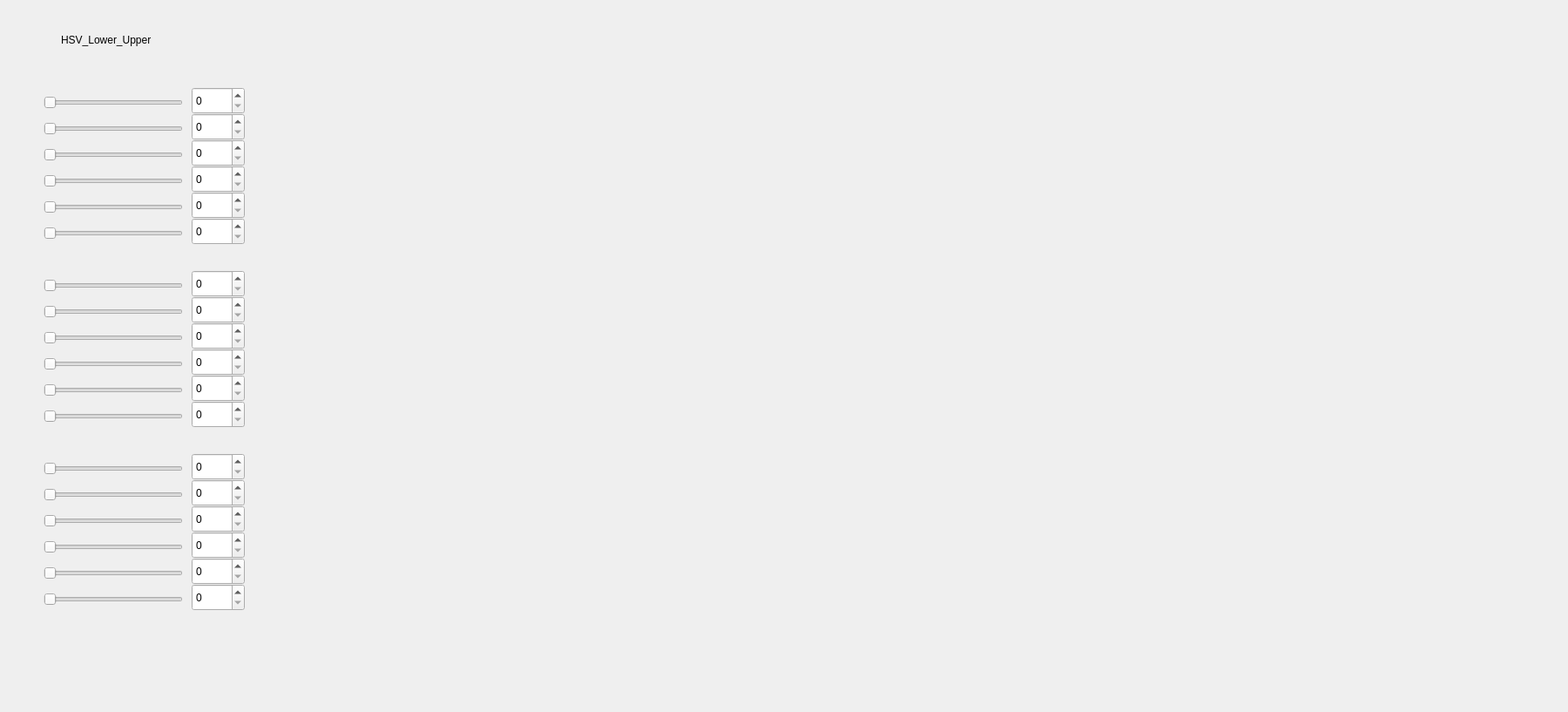
<?xml version="1.0" encoding="UTF-8"?>
<ui version="4.0">
 <class>MainWindowDesign</class>
 <widget class="QMainWindow" name="MainWindowDesign">
  <property name="geometry">
   <rect>
    <x>0</x>
    <y>0</y>
    <width>1800</width>
    <height>817</height>
   </rect>
  </property>
  <property name="windowTitle">
   <string>QRosApp</string>
  </property>
  <property name="windowIcon">
   <iconset>
    <normaloff>:/images/icon.png</normaloff>:/images/icon.png</iconset>
  </property>
  <property name="locale">
   <locale language="English" country="Australia"/>
  </property>
  <widget class="QWidget" name="centralwidget">
   <widget class="QLabel" name="label">
    <property name="geometry">
     <rect>
      <x>70</x>
      <y>20</y>
      <width>151</width>
      <height>51</height>
     </rect>
    </property>
    <property name="styleSheet">
     <string notr="true">font: 75 12pt &quot;Ubuntu&quot;;
color: rgb(0, 0, 0);</string>
    </property>
    <property name="text">
     <string>HSV_Lower_Upper</string>
    </property>
   </widget>
   <widget class="QSlider" name="sl_v_lower_1">
    <property name="geometry">
     <rect>
      <x>50</x>
      <y>230</y>
      <width>160</width>
      <height>16</height>
     </rect>
    </property>
    <property name="maximum">
     <number>255</number>
    </property>
    <property name="orientation">
     <enum>Qt::Horizontal</enum>
    </property>
   </widget>
   <widget class="QSlider" name="sl_s_upper_1">
    <property name="geometry">
     <rect>
      <x>50</x>
      <y>200</y>
      <width>160</width>
      <height>16</height>
     </rect>
    </property>
    <property name="layoutDirection">
     <enum>Qt::LeftToRight</enum>
    </property>
    <property name="maximum">
     <number>255</number>
    </property>
    <property name="orientation">
     <enum>Qt::Horizontal</enum>
    </property>
   </widget>
   <widget class="QSpinBox" name="sp_h_upper_1">
    <property name="geometry">
     <rect>
      <x>220</x>
      <y>130</y>
      <width>61</width>
      <height>31</height>
     </rect>
    </property>
    <property name="maximum">
     <number>180</number>
    </property>
   </widget>
   <widget class="QSpinBox" name="sp_v_upper_1">
    <property name="geometry">
     <rect>
      <x>220</x>
      <y>250</y>
      <width>61</width>
      <height>31</height>
     </rect>
    </property>
    <property name="layoutDirection">
     <enum>Qt::LeftToRight</enum>
    </property>
    <property name="maximum">
     <number>255</number>
    </property>
   </widget>
   <widget class="QSpinBox" name="sp_s_lower_1">
    <property name="geometry">
     <rect>
      <x>220</x>
      <y>160</y>
      <width>61</width>
      <height>31</height>
     </rect>
    </property>
    <property name="maximum">
     <number>255</number>
    </property>
   </widget>
   <widget class="QSlider" name="sl_h_lower_1">
    <property name="geometry">
     <rect>
      <x>50</x>
      <y>110</y>
      <width>160</width>
      <height>16</height>
     </rect>
    </property>
    <property name="maximum">
     <number>180</number>
    </property>
    <property name="orientation">
     <enum>Qt::Horizontal</enum>
    </property>
   </widget>
   <widget class="QSlider" name="sl_s_lower_1">
    <property name="geometry">
     <rect>
      <x>50</x>
      <y>170</y>
      <width>160</width>
      <height>16</height>
     </rect>
    </property>
    <property name="layoutDirection">
     <enum>Qt::LeftToRight</enum>
    </property>
    <property name="maximum">
     <number>255</number>
    </property>
    <property name="orientation">
     <enum>Qt::Horizontal</enum>
    </property>
   </widget>
   <widget class="QSpinBox" name="sp_s_upper_1">
    <property name="geometry">
     <rect>
      <x>220</x>
      <y>190</y>
      <width>61</width>
      <height>31</height>
     </rect>
    </property>
    <property name="maximum">
     <number>255</number>
    </property>
   </widget>
   <widget class="QSlider" name="sl_h_upper_1">
    <property name="geometry">
     <rect>
      <x>50</x>
      <y>140</y>
      <width>160</width>
      <height>16</height>
     </rect>
    </property>
    <property name="layoutDirection">
     <enum>Qt::LeftToRight</enum>
    </property>
    <property name="maximum">
     <number>180</number>
    </property>
    <property name="orientation">
     <enum>Qt::Horizontal</enum>
    </property>
   </widget>
   <widget class="QSpinBox" name="sp_v_lower_1">
    <property name="geometry">
     <rect>
      <x>220</x>
      <y>220</y>
      <width>61</width>
      <height>31</height>
     </rect>
    </property>
    <property name="maximum">
     <number>255</number>
    </property>
   </widget>
   <widget class="QSpinBox" name="sp_h_lower_1">
    <property name="geometry">
     <rect>
      <x>220</x>
      <y>100</y>
      <width>61</width>
      <height>31</height>
     </rect>
    </property>
    <property name="maximum">
     <number>180</number>
    </property>
   </widget>
   <widget class="QSlider" name="sl_v_upper_1">
    <property name="geometry">
     <rect>
      <x>50</x>
      <y>260</y>
      <width>160</width>
      <height>16</height>
     </rect>
    </property>
    <property name="layoutDirection">
     <enum>Qt::LeftToRight</enum>
    </property>
    <property name="maximum">
     <number>255</number>
    </property>
    <property name="orientation">
     <enum>Qt::Horizontal</enum>
    </property>
   </widget>
   <widget class="QSpinBox" name="sp_h_lower_2">
    <property name="geometry">
     <rect>
      <x>220</x>
      <y>310</y>
      <width>61</width>
      <height>31</height>
     </rect>
    </property>
    <property name="maximum">
     <number>180</number>
    </property>
   </widget>
   <widget class="QSpinBox" name="sp_h_upper_2">
    <property name="geometry">
     <rect>
      <x>220</x>
      <y>340</y>
      <width>61</width>
      <height>31</height>
     </rect>
    </property>
    <property name="maximum">
     <number>180</number>
    </property>
   </widget>
   <widget class="QSlider" name="sl_v_upper_2">
    <property name="geometry">
     <rect>
      <x>50</x>
      <y>470</y>
      <width>160</width>
      <height>16</height>
     </rect>
    </property>
    <property name="layoutDirection">
     <enum>Qt::LeftToRight</enum>
    </property>
    <property name="maximum">
     <number>255</number>
    </property>
    <property name="orientation">
     <enum>Qt::Horizontal</enum>
    </property>
   </widget>
   <widget class="QSlider" name="sl_v_lower_2">
    <property name="geometry">
     <rect>
      <x>50</x>
      <y>440</y>
      <width>160</width>
      <height>16</height>
     </rect>
    </property>
    <property name="maximum">
     <number>255</number>
    </property>
    <property name="orientation">
     <enum>Qt::Horizontal</enum>
    </property>
   </widget>
   <widget class="QSlider" name="sl_s_lower_2">
    <property name="geometry">
     <rect>
      <x>50</x>
      <y>380</y>
      <width>160</width>
      <height>16</height>
     </rect>
    </property>
    <property name="layoutDirection">
     <enum>Qt::LeftToRight</enum>
    </property>
    <property name="maximum">
     <number>255</number>
    </property>
    <property name="orientation">
     <enum>Qt::Horizontal</enum>
    </property>
   </widget>
   <widget class="QSpinBox" name="sp_v_upper_2">
    <property name="geometry">
     <rect>
      <x>220</x>
      <y>460</y>
      <width>61</width>
      <height>31</height>
     </rect>
    </property>
    <property name="layoutDirection">
     <enum>Qt::LeftToRight</enum>
    </property>
    <property name="maximum">
     <number>255</number>
    </property>
   </widget>
   <widget class="QSlider" name="sl_h_lower_2">
    <property name="geometry">
     <rect>
      <x>50</x>
      <y>320</y>
      <width>160</width>
      <height>16</height>
     </rect>
    </property>
    <property name="maximum">
     <number>180</number>
    </property>
    <property name="orientation">
     <enum>Qt::Horizontal</enum>
    </property>
   </widget>
   <widget class="QSpinBox" name="sp_v_lower_2">
    <property name="geometry">
     <rect>
      <x>220</x>
      <y>430</y>
      <width>61</width>
      <height>31</height>
     </rect>
    </property>
    <property name="maximum">
     <number>255</number>
    </property>
   </widget>
   <widget class="QSlider" name="sl_s_upper_2">
    <property name="geometry">
     <rect>
      <x>50</x>
      <y>410</y>
      <width>160</width>
      <height>16</height>
     </rect>
    </property>
    <property name="layoutDirection">
     <enum>Qt::LeftToRight</enum>
    </property>
    <property name="maximum">
     <number>255</number>
    </property>
    <property name="orientation">
     <enum>Qt::Horizontal</enum>
    </property>
   </widget>
   <widget class="QSpinBox" name="sp_s_upper_2">
    <property name="geometry">
     <rect>
      <x>220</x>
      <y>400</y>
      <width>61</width>
      <height>31</height>
     </rect>
    </property>
    <property name="maximum">
     <number>255</number>
    </property>
   </widget>
   <widget class="QSlider" name="sl_h_upper_2">
    <property name="geometry">
     <rect>
      <x>50</x>
      <y>350</y>
      <width>160</width>
      <height>16</height>
     </rect>
    </property>
    <property name="layoutDirection">
     <enum>Qt::LeftToRight</enum>
    </property>
    <property name="maximum">
     <number>180</number>
    </property>
    <property name="orientation">
     <enum>Qt::Horizontal</enum>
    </property>
   </widget>
   <widget class="QSpinBox" name="sp_s_lower_2">
    <property name="geometry">
     <rect>
      <x>220</x>
      <y>370</y>
      <width>61</width>
      <height>31</height>
     </rect>
    </property>
    <property name="maximum">
     <number>255</number>
    </property>
   </widget>
   <widget class="QSpinBox" name="sp_h_lower_3">
    <property name="geometry">
     <rect>
      <x>220</x>
      <y>520</y>
      <width>61</width>
      <height>31</height>
     </rect>
    </property>
    <property name="maximum">
     <number>180</number>
    </property>
   </widget>
   <widget class="QSpinBox" name="sp_h_upper_3">
    <property name="geometry">
     <rect>
      <x>220</x>
      <y>550</y>
      <width>61</width>
      <height>31</height>
     </rect>
    </property>
    <property name="maximum">
     <number>180</number>
    </property>
   </widget>
   <widget class="QSlider" name="sl_v_upper_3">
    <property name="geometry">
     <rect>
      <x>50</x>
      <y>680</y>
      <width>160</width>
      <height>16</height>
     </rect>
    </property>
    <property name="layoutDirection">
     <enum>Qt::LeftToRight</enum>
    </property>
    <property name="maximum">
     <number>255</number>
    </property>
    <property name="orientation">
     <enum>Qt::Horizontal</enum>
    </property>
   </widget>
   <widget class="QSlider" name="sl_v_lower_3">
    <property name="geometry">
     <rect>
      <x>50</x>
      <y>650</y>
      <width>160</width>
      <height>16</height>
     </rect>
    </property>
    <property name="maximum">
     <number>255</number>
    </property>
    <property name="orientation">
     <enum>Qt::Horizontal</enum>
    </property>
   </widget>
   <widget class="QSlider" name="sl_s_lower_3">
    <property name="geometry">
     <rect>
      <x>50</x>
      <y>590</y>
      <width>160</width>
      <height>16</height>
     </rect>
    </property>
    <property name="layoutDirection">
     <enum>Qt::LeftToRight</enum>
    </property>
    <property name="maximum">
     <number>255</number>
    </property>
    <property name="orientation">
     <enum>Qt::Horizontal</enum>
    </property>
   </widget>
   <widget class="QSpinBox" name="sp_v_upper_3">
    <property name="geometry">
     <rect>
      <x>220</x>
      <y>670</y>
      <width>61</width>
      <height>31</height>
     </rect>
    </property>
    <property name="layoutDirection">
     <enum>Qt::LeftToRight</enum>
    </property>
    <property name="maximum">
     <number>255</number>
    </property>
   </widget>
   <widget class="QSlider" name="sl_h_lower_3">
    <property name="geometry">
     <rect>
      <x>50</x>
      <y>530</y>
      <width>160</width>
      <height>16</height>
     </rect>
    </property>
    <property name="maximum">
     <number>180</number>
    </property>
    <property name="orientation">
     <enum>Qt::Horizontal</enum>
    </property>
   </widget>
   <widget class="QSpinBox" name="sp_v_lower_3">
    <property name="geometry">
     <rect>
      <x>220</x>
      <y>640</y>
      <width>61</width>
      <height>31</height>
     </rect>
    </property>
    <property name="maximum">
     <number>255</number>
    </property>
   </widget>
   <widget class="QSlider" name="sl_s_upper_3">
    <property name="geometry">
     <rect>
      <x>50</x>
      <y>620</y>
      <width>160</width>
      <height>16</height>
     </rect>
    </property>
    <property name="layoutDirection">
     <enum>Qt::LeftToRight</enum>
    </property>
    <property name="maximum">
     <number>255</number>
    </property>
    <property name="orientation">
     <enum>Qt::Horizontal</enum>
    </property>
   </widget>
   <widget class="QSpinBox" name="sp_s_upper_3">
    <property name="geometry">
     <rect>
      <x>220</x>
      <y>610</y>
      <width>61</width>
      <height>31</height>
     </rect>
    </property>
    <property name="maximum">
     <number>255</number>
    </property>
   </widget>
   <widget class="QSlider" name="sl_h_upper_3">
    <property name="geometry">
     <rect>
      <x>50</x>
      <y>560</y>
      <width>160</width>
      <height>16</height>
     </rect>
    </property>
    <property name="layoutDirection">
     <enum>Qt::LeftToRight</enum>
    </property>
    <property name="maximum">
     <number>180</number>
    </property>
    <property name="orientation">
     <enum>Qt::Horizontal</enum>
    </property>
   </widget>
   <widget class="QSpinBox" name="sp_s_lower_3">
    <property name="geometry">
     <rect>
      <x>220</x>
      <y>580</y>
      <width>61</width>
      <height>31</height>
     </rect>
    </property>
    <property name="maximum">
     <number>255</number>
    </property>
   </widget>
  </widget>
  <action name="action_Quit">
   <property name="text">
    <string>&amp;Quit</string>
   </property>
   <property name="shortcut">
    <string>Ctrl+Q</string>
   </property>
   <property name="shortcutContext">
    <enum>Qt::ApplicationShortcut</enum>
   </property>
  </action>
  <action name="action_Preferences">
   <property name="text">
    <string>&amp;Preferences</string>
   </property>
  </action>
  <action name="actionAbout">
   <property name="text">
    <string>&amp;About</string>
   </property>
  </action>
  <action name="actionAbout_Qt">
   <property name="text">
    <string>About &amp;Qt</string>
   </property>
  </action>
 </widget>
 <resources/>
 <connections>
  <connection>
   <sender>action_Quit</sender>
   <signal>triggered()</signal>
   <receiver>MainWindowDesign</receiver>
   <slot>close()</slot>
   <hints>
    <hint type="sourcelabel">
     <x>-1</x>
     <y>-1</y>
    </hint>
    <hint type="destinationlabel">
     <x>399</x>
     <y>299</y>
    </hint>
   </hints>
  </connection>
 </connections>
</ui>
